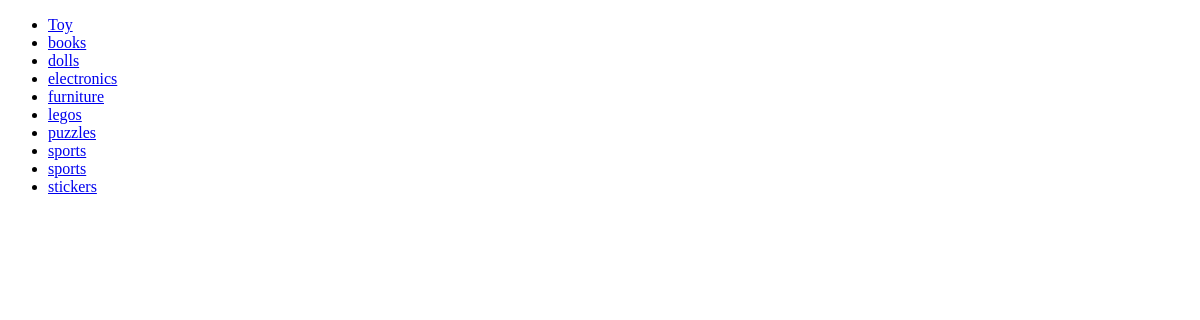
The page /products/product_type_list/ on the database as committed earlier.
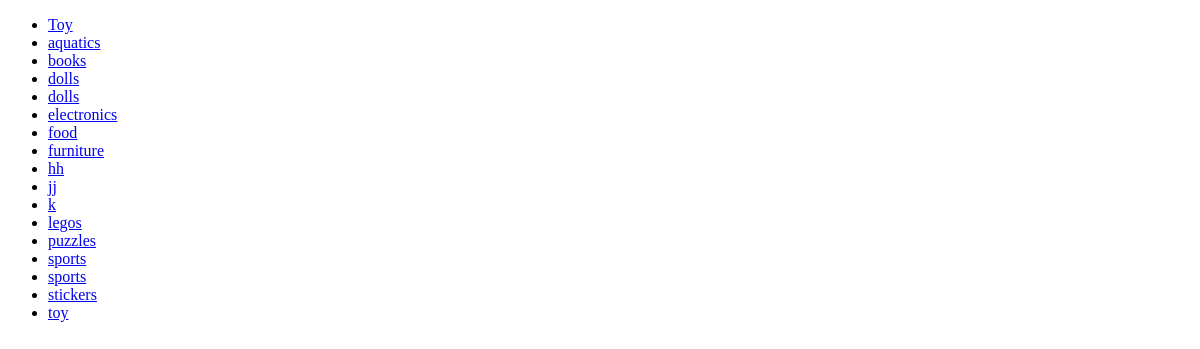
The same page on the database as committed later.
### products/models.py (models this page shows, shortened)
class ProductType(models.Model):
    label = models.CharField(max_length=50, default="")
    """
    Method to create a string representing a Product Category of
    Bangazon API
    """
    class Meta:
        ordering=('label',)

### products/views.py (the view)
def product_type(request):
    product_type_list = ProductType.objects.order_by('label')[:20]
    context = {'product_type_list': product_type_list,}
    return render(request, 'products/product_type_list.html', context)

### products/templates/products/product_type_list.html
{% extends 'products/index.html' %}
{% block content %}
{% if product_type_list %}
    <ul>
    {% for product_type in product_type_list %}
        <li><a href="/product-type/{{product_type_id}}/"> {{product_type.label}}</a></li>
    {% endfor %}
    </ul>
{% else %}
    <p>NO product-types are available.</p>
{%endif%}
{%endblock%}

### products/templates/products/index.html (shortened to what this page needs)
{%load static%}
<!DOCTYPE html>
<html>
  <head>
    <link rel="stylesheet" hre="{%static 'main.css'%}">
  </head>
  <body>
    {% block content %}{% endblock %}
  </body>
</html>

Rows that differ between the two databases and show on the page:
added ProductType: label "aquatics"
added ProductType: label "dolls"
added ProductType: label "food"
added ProductType: label "hh"
added ProductType: label "jj"
added ProductType: label "k"
added ProductType: label "toy"
